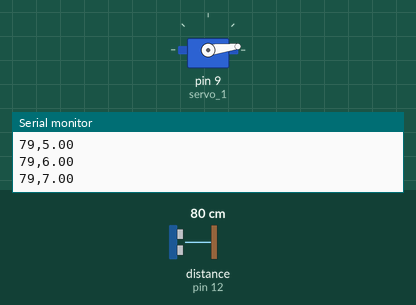
Recording of a sketch running on a simulated Arduino Uno, built with avr-gcc and run on an emulated ATmega328P. On the bench: servo, the last lines printed to the serial monitor. Wiring (inferred from the names in the program): ultrasonic range finder: trigger pin 13; echo pin 12. Inputs (shaded band) come from the test bench; at power-on: distance to the obstacle (sensor on pin 12) 80 cm. The echo pulse lasts 58.3 µs per cm.

Above: at 1.2 s.
1.3 s: distance to the obstacle (sensor on pin 12) set to 2 cm
At 3.06 s:
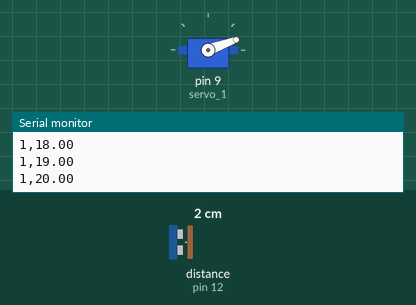
4.3 s: distance to the obstacle (sensor on pin 12) set to 120 cm
At 6.06 s:
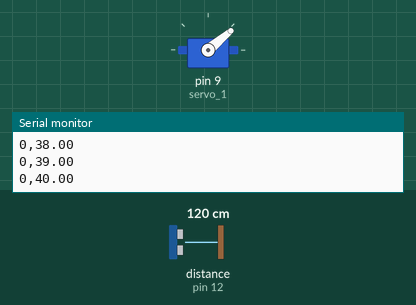
Timing chart, 0 to 25.9 s (numbered marks = the images above; inputs shaded):
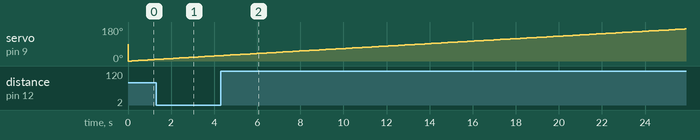

The sketch:

Radar_arduino.ino
```cpp
#include <Servo.h>
Servo servo_1;
#define echoPin 12
#define trigPin 13
long sure, mesafe; //süre ve uzaklık diye iki değişken tanımlıyoruz.
float aci=0;
void setup() {
  // put your setup code here, to run once:
Serial.begin(19200);
pinMode(echoPin, INPUT);
pinMode(trigPin, OUTPUT);
servo_1.attach(9);
}
void loop() {

digitalWrite(trigPin, LOW); //sensör pasif hale getirildi
delayMicroseconds(5);
digitalWrite(trigPin, HIGH); //Sensore ses dalgasının üretmesi için emir verildi
delayMicroseconds(10);
digitalWrite(trigPin, LOW); //Yeni dalgaların üretilmemesi için trig pini LOW konumuna getirildi
sure = pulseIn(echoPin, HIGH); //ses dalgasının geri dönmesi için geçen sure ölçülüyor
delay(10);
mesafe = sure / 29.1 / 2; //ölçülen süre uzaklığa çevriliyor
if(mesafe>80){
  mesafe=0;
  }
Serial.println(String(mesafe)+','+String(aci));
servo_1.write(aci);
delay(15);
aci=aci+1;
if(aci>180){
  aci=0;
  delay(80);
  }
mesafe=0;
delay(120);
}
```
